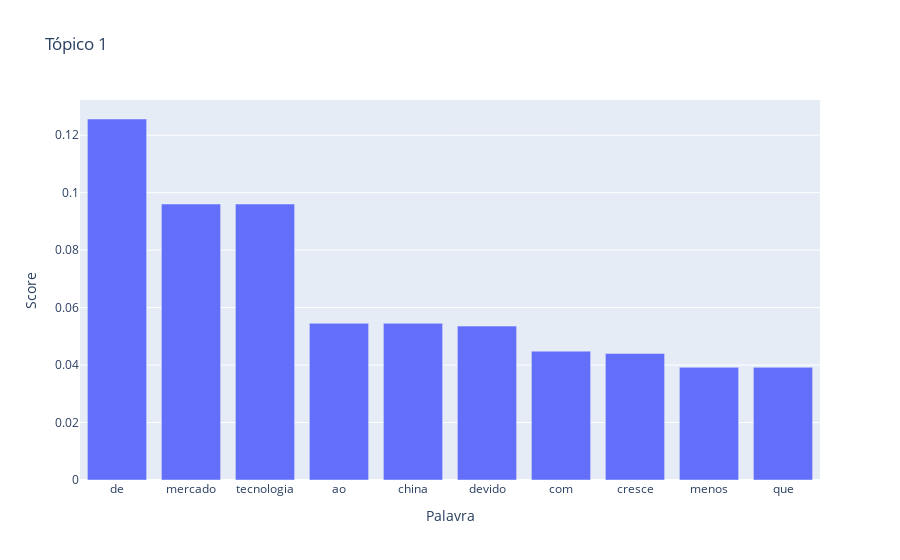

This figure's notebook cell:
### Code cell
topico = nmf_top[1][1]
topico.sort(key=lambda x: x[1], reverse=True)

palavra = list(zip(*topico))[0]
score = list(zip(*topico))[1]

px.bar(x=palavra, y=score, labels={'x': 'Palavra', 'y': 'Score'}, title='Tópico 1')

### Figure 1 — Plotly figure (JSON) as saved in the notebook; plotly's stock layout.template omitted (floating-point values rounded to 4 significant figures)
{"data": [{"alignmentgroup": "True", "hovertemplate": "Palavra=%{x}<br>Score=%{y}<extra></extra>", "legendgroup": "", "marker": {"color": "#636efa", "pattern": {"shape": ""}}, "name": "", "offsetgroup": "", "orientation": "v", "showlegend": false, "textposition": "auto", "type": "bar", "x": ["de", "mercado", "tecnologia", "ao", "china", "devido", "com", "cresce", "menos", "que"], "xaxis": "x", "y": [0.1256, 0.09605, 0.09604, 0.05454, 0.05453, 0.05356, 0.04484, 0.04405, 0.03921, 0.03921], "yaxis": "y"}], "layout": {"barmode": "relative", "legend": {"tracegroupgap": 0}, "title": {"text": "Tópico 1"}, "xaxis": {"anchor": "y", "domain": [0, 1], "title": {"text": "Palavra"}}, "yaxis": {"anchor": "x", "domain": [0, 1], "title": {"text": "Score"}}}}
